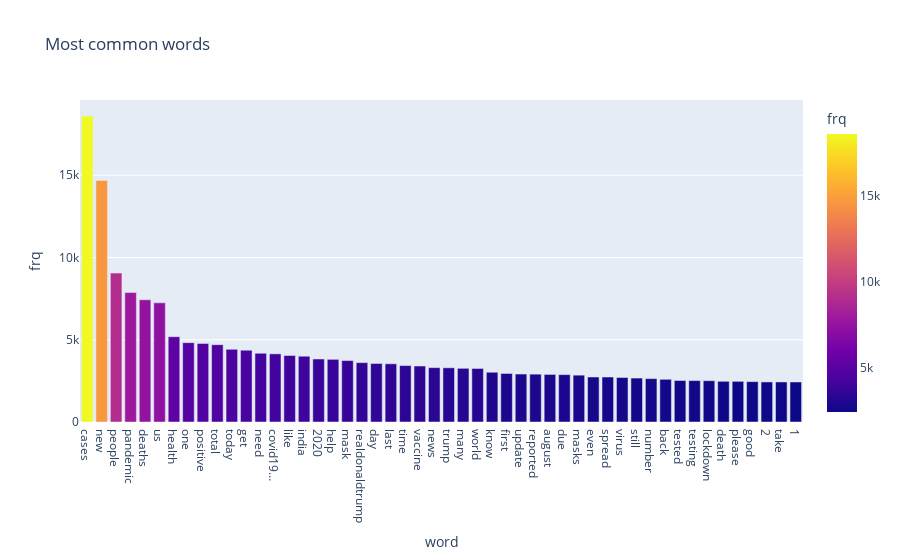

Notebook source saved alongside this figure:
### Code cell
fig = px.bar(words_df, x='word',y='frq',title='Most common words', color='frq')
fig.write_image("img/Mostcommonwords.png", width=1960, height=1080)
fig.show()

### Figure 1 — Plotly figure (JSON) as saved in the notebook; plotly's stock layout.template omitted (floating-point values rounded to 4 significant figures)
{"data": [{"alignmentgroup": "True", "hovertemplate": "word=%{x}<br>frq=%{marker.color}<extra></extra>", "legendgroup": "", "marker": {"color": [18596, 14683, 9053, 7869, 7429, 7245, 5188, 4825, 4773, 4701, 4420, 4365, 4178, 4143, 4042, 3999, 3830, 3809, 3735, 3608, 3558, 3540, 3431, 3403, 3306, 3295, 3263, 3255, 3025, 2951, 2916, 2909, 2892, 2880, 2848, 2736, 2735, 2706, 2671, 2638, 2596, 2522, 2518, 2511, 2474, 2472, 2453, 2435, 2434, 2432], "coloraxis": "coloraxis"}, "name": "", "offsetgroup": "", "orientation": "v", "showlegend": false, "textposition": "auto", "type": "bar", "x": ["cases", "new", "people", "pandemic", "deaths", "us", "health", "one", "positive", "total", "today", "get", "need", "covid19…", "like", "india", "2020", "help", "mask", "realdonaldtrump", "day", "last", "time", "vaccine", "news", "trump", "many", "world", "know", "first", "update", "reported", "august", "due", "masks", "even", "spread", "virus", "still", "number", "back", "tested", "testing", "lockdown", "death", "please", "good", "2", "take", "1"], "xaxis": "x", "y": [18596, 14683, 9053, 7869, 7429, 7245, 5188, 4825, 4773, 4701, 4420, 4365, 4178, 4143, 4042, 3999, 3830, 3809, 3735, 3608, 3558, 3540, 3431, 3403, 3306, 3295, 3263, 3255, 3025, 2951, 2916, 2909, 2892, 2880, 2848, 2736, 2735, 2706, 2671, 2638, 2596, 2522, 2518, 2511, 2474, 2472, 2453, 2435, 2434, 2432], "yaxis": "y"}], "layout": {"barmode": "relative", "coloraxis": {"colorbar": {"title": {"text": "frq"}}, "colorscale": [[0, "#0d0887"], [0.1111, "#46039f"], [0.2222, "#7201a8"], [0.3333, "#9c179e"], [0.4444, "#bd3786"], [0.5556, "#d8576b"], [0.6667, "#ed7953"], [0.7778, "#fb9f3a"], [0.8889, "#fdca26"], [1, "#f0f921"]]}, "legend": {"tracegroupgap": 0}, "title": {"text": "Most common words"}, "xaxis": {"anchor": "y", "domain": [0, 1], "title": {"text": "word"}}, "yaxis": {"anchor": "x", "domain": [0, 1], "title": {"text": "frq"}}}}
